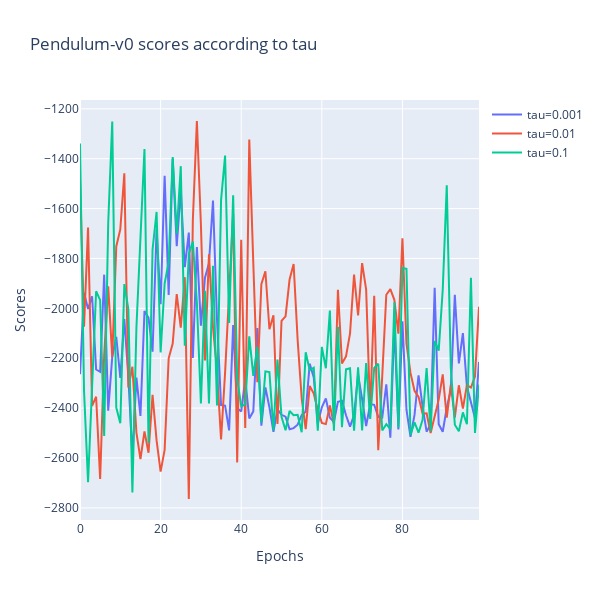

The notebook cell this image was saved under:
### Code cell
all_scores = pd.concat([pendulum_0001, pendulum_001, pendulum_01, moutaincar_0001, moutaincar_01, moutaincar_001]).assign(epochs = lambda df : df.index)

pendulum = all_scores.query('env == "Pendulum-v0"')
mountaincar = all_scores.query('env == "MountainCarContinuous-v0"')

# smooth scores for every tau
pendulum = pendulum.groupby(['tau','epochs']).Scores.mean().reset_index()
# mountaincar = mountaincar.groupby('tau').mean().reset_index()


fig = go.Figure()

# plot pendulum scores according to tau
for tau in pendulum['tau'].unique():
    data = pendulum.query(f'tau == {tau}')
    fig.add_trace(go.Scatter(x=data.epochs, y=data['Scores'], mode='lines', name=f'tau={tau}'))
    
fig.update_layout(title='Pendulum-v0 scores according to tau',
                    xaxis_title='Epochs',
                    yaxis_title='Scores',
                    width=600,
                    height=600)
